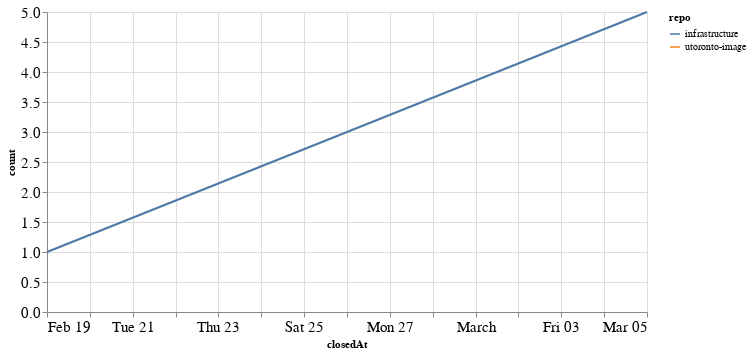

This figure's notebook cell:
### Code cell
closed_by_time = closed_by.groupby('repo').resample('W', on='closedAt').count()['author'].reset_index()
closed_by_time = closed_by_time.rename(columns={'author': 'count'})

alt.Chart(closed_by_time, width=600).mark_line().encode(
    x='closedAt',
    y='count',
    color='repo',
    tooltip="repo"
)

### Figure 1 — Vega-Lite specification as saved in the notebook (floating-point values rounded to 4 significant figures)
{"config": {"axisLeft": {"labelFontSize": 15}, "axisBottom": {"labelFontSize": 15}}, "data": {"name": "data-c9241ff4510896aa07f9e8c5ab600b1d"}, "mark": "line", "encoding": {"color": {"field": "repo", "type": "nominal"}, "tooltip": {"field": "repo", "type": "nominal"}, "x": {"field": "closedAt", "type": "temporal"}, "y": {"field": "count", "type": "quantitative"}}, "width": 600, "$schema": "https://vega.github.io/schema/vega-lite/v4.17.0.json", "datasets": {"data-c9241ff4510896aa07f9e8c5ab600b1d": [{"repo": "infrastructure", "closedAt": "2023-02-19T00:00:00", "count": 1}, {"repo": "infrastructure", "closedAt": "2023-02-26T00:00:00", "count": 3}, {"repo": "infrastructure", "closedAt": "2023-03-05T00:00:00", "count": 5}, {"repo": "utoronto-image", "closedAt": "2023-02-26T00:00:00", "count": 1}]}}
